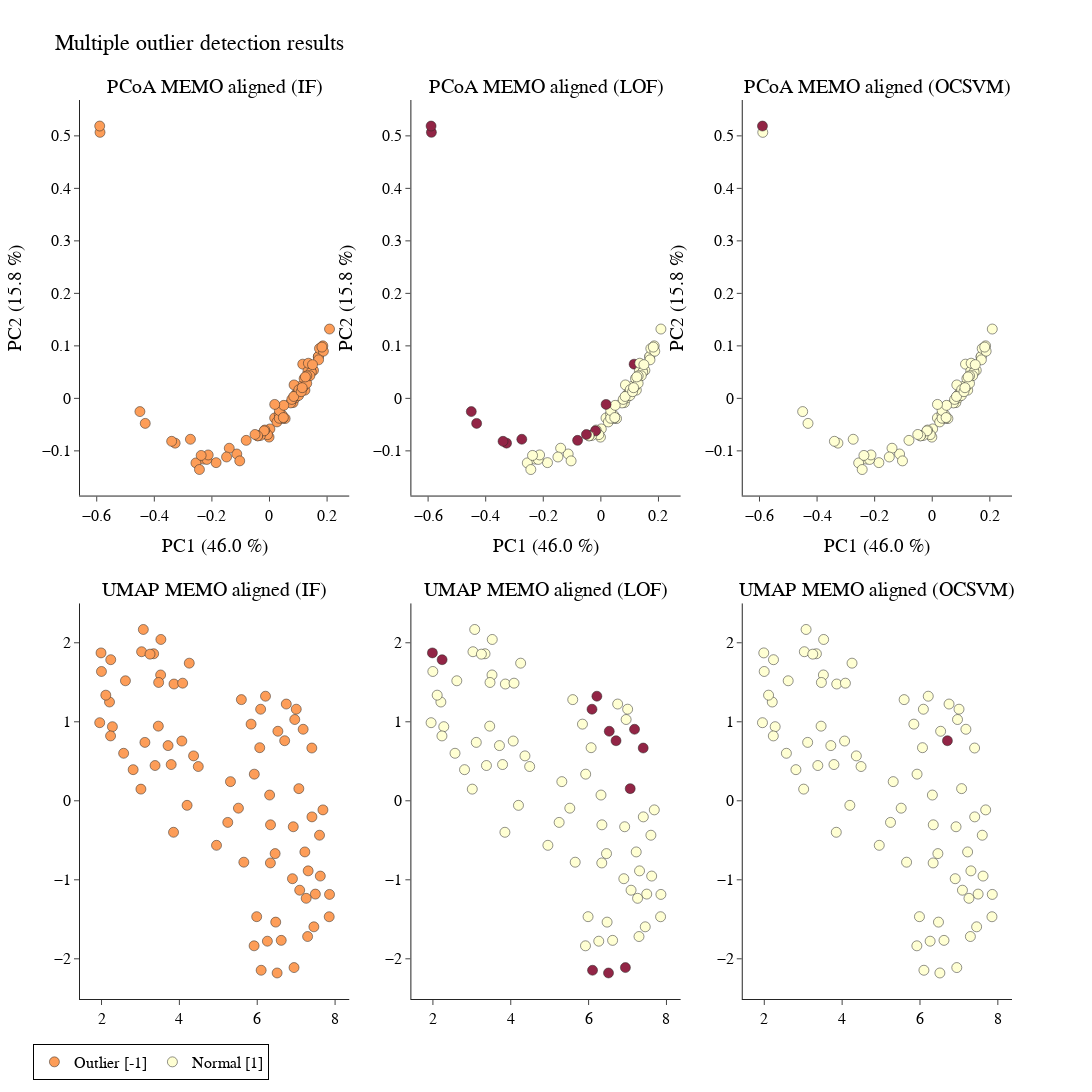

The notebook cell this image was saved under:
### Markdown cell above
#### SC.2.1 PCoA + UMAP combined visualization

### Code cell
pcoa_umap_2d(
    matrix= metric_df,
    data = SC,
    metric= 'braycurtis', 
    filename_header=filename_header)

### Figure 1 — Plotly figure (JSON) as saved in the notebook; plotly's stock layout.template omitted (floating-point values rounded to 4 significant figures)
{"data": [{"hovertext": ["LQ-01-61-08_pos.mzXML", "LQ-01-61-09_pos.mzXML", "LQ-01-61-15_pos.mzXML", "LQ-01-61-05_pos.mzXML", "LQ-01-61-12_pos.mzXML", "LQ-01-61-22_pos.mzXML", "LQ-01-61-27_pos.mzXML", "LQ-01-61-10_pos.mzXML", "LQ-01-61-06_pos.mzXML", "LQ-01-61-02_pos.mzXML", "LQ-01-61-01_pos.mzXML", "LQ-01-61-16_pos.mzXML", "LQ-01-61-13_pos.mzXML", "LQ-01-61-04_pos.mzXML", "LQ-01-61-03_pos.mzXML", "LQ-01-61-11_pos.mzXML", "LQ-01-61-42_pos.mzXML", "LQ-01-61-28_pos.mzXML", "LQ-01-61-21_pos.mzXML", "LQ-01-61-23_pos.mzXML", "LQ-01-61-47_pos.mzXML", "LQ-01-61-18_pos.mzXML", "LQ-01-61-26_pos.mzXML", "LQ-01-61-29_pos.mzXML", "LQ-01-61-44_pos.mzXML", "LQ-01-61-46_pos.mzXML", "LQ-01-61-30_pos.mzXML", "LQ-01-61-17_pos.mzXML", "LQ-01-61-32_pos.mzXML", "LQ-01-61-25_pos.mzXML", "LQ-01-61-14_pos.mzXML", "LQ-01-61-62_pos.mzXML", "LQ-01-61-57_pos.mzXML", "LQ-01-61-60_pos.mzXML", "LQ-01-61-39_pos.mzXML", "LQ-01-61-33_pos.mzXML", "LQ-01-61-77_pos.mzXML", "LQ-01-61-38_pos.mzXML", "LQ-01-61-43_pos.mzXML", "LQ-01-61-07_pos.mzXML", "LQ-01-61-61_pos.mzXML", "LQ-01-61-36_pos.mzXML", "LQ-01-61-48_pos.mzXML", "LQ-01-61-49_pos.mzXML", "LQ-01-61-20_pos.mzXML", "LQ-01-61-19_pos.mzXML", "LQ-01-61-40_pos.mzXML", "LQ-01-61-24_pos.mzXML", "LQ-01-61-34_pos.mzXML", "LQ-01-61-51_pos.mzXML", "LQ-01-61-31_pos.mzXML", "LQ-01-61-76_pos.mzXML", "LQ-01-61-64_pos.mzXML", "LQ-01-61-52_pos.mzXML", "LQ-01-61-68_pos.mzXML", "LQ-01-61-50_pos.mzXML", "LQ-01-61-78_pos.mzXML", "LQ-01-61-63_pos.mzXML", "LQ-01-61-67_pos.mzXML", "LQ-01-61-54_pos.mzXML", "LQ-01-61-69_pos.mzXML", "LQ-01-61-53_pos.mzXML", "LQ-01-61-45_pos.mzXML", "LQ-01-61-59_pos.mzXML", "LQ-01-61-58_pos.mzXML", "LQ-01-61-41_pos.mzXML", "LQ-01-61-66_pos.mzXML", "LQ-01-61-35_pos.mzXML", "LQ-01-61-71_pos.mzXML", "LQ-01-61-72_pos.mzXML", "LQ-01-61-70_pos.mzXML", "LQ-01-61-65_pos.mzXML", "LQ-01-61-75_pos.mzXML", "LQ-01-61-37_pos.mzXML", "LQ-01-61-73_pos.mzXML", "LQ-01-61-74_pos.mzXML", "LQ-01-61-55_pos.mzXML", "LQ-01-61-56_pos.mzXML"], "marker": {"color": [1, 1, 1, 1, 1, 1, 1, 1, 1, 1, 1, 1, 1, 1, 1, 1, 1, 1, 1, 1, 1, 1, 1, 1, 1, 1, 1, 1, 1, 1, 1, 1, 1, 1, 1, 1, 1, 1, 1, 1, 1, 1, 1, 1, 1, 1, 1, 1, 1, 1, 1, 1, 1, 1, 1, 1, 1, 1, 1, 1, 1, 1, 1, 1, 1, 1, 1, 1, 1, 1, 1, 1, 1, 1, 1, 1, 1, 1], "colorscale": [[0, "rgb(128,0,38)"], [0.125, "rgb(189,0,38)"], [0.25, "rgb(227,26,28)"], [0.375, "rgb(252,78,42)"], [0.5, "rgb(253,141,60)"], [0.625, "rgb(254,178,76)"], [0.75, "rgb(254,217,118)"], [0.875, "rgb(255,237,160)"], [1, "rgb(255,255,204)"]], "line": {"color": "black", "width": 0.5}, "showscale": false, "size": 10}, "mode": "markers", "opacity": 0.85, "showlegend": false, "type": "scatter", "x": [-0.2286, -0.4501, -0.1135, -0.1034, 0.001457, -0.3276, -0.1854, 0.08195, -0.00143, 0.09354, 0.1231, 0.09652, 0.1694, 0.1368, 0.07349, 0.1699, -0.1397, -0.1491, -0.2555, -0.3398, -0.2175, -0.007057, 0.08935, 0.09277, 0.01784, -0.03137, 0.1529, 0.1177, 0.1096, 0.1271, 0.08534, -0.2128, -0.2373, -0.4315, 0.04453, 0.1433, -0.5886, 0.05438, 0.02596, 0.1155, -0.04088, 0.08656, 0.04559, -0.01624, 0.2085, 0.1203, 0.101, 0.1853, 0.1735, 0.03374, 0.1336, -0.5897, -0.01857, 0.03389, -0.2433, -0.04112, -0.2746, -0.08086, 0.0342, 0.1021, 0.04963, 0.07757, 0.1294, 0.1453, 0.1872, 0.1351, 0.08427, 0.1822, 0.1102, 0.01812, -0.05027, 0.1402, 0.1705, 0.1136, 0.04823, 0.1296, 0.1247, 0.1494], "xaxis": "x", "y": [-0.1156, -0.02519, -0.1059, -0.1191, -0.0582, -0.08527, -0.1224, -0.008078, -0.07382, 0.00568, 0.01564, 0.009842, 0.07915, 0.04527, -0.008717, 0.07997, -0.09498, -0.1117, -0.123, -0.08181, -0.1164, -0.06909, 0.000935, 0.008127, -0.03735, -0.07069, 0.05334, 0.02228, 0.02326, 0.0371, 0.02562, -0.1078, -0.1087, -0.04766, -0.03203, 0.05336, 0.5067, -0.03849, -0.04484, 0.06516, -0.0712, 0.00394, -0.03819, -0.06031, 0.132, 0.03767, 0.005376, 0.1, 0.09494, -0.03016, 0.05179, 0.5187, -0.06192, -0.03788, -0.1356, -0.07151, -0.0779, -0.08002, -0.02307, 0.01654, -0.01331, -0.00199, 0.02859, 0.05008, 0.08979, 0.06695, 0.00359, 0.09765, 0.01274, -0.01152, -0.06877, 0.04315, 0.0734, 0.02032, -0.03658, 0.04286, 0.04086, 0.0642], "yaxis": "y"}, {"hovertext": ["LQ-01-61-08_pos.mzXML", "LQ-01-61-09_pos.mzXML", "LQ-01-61-15_pos.mzXML", "LQ-01-61-05_pos.mzXML", "LQ-01-61-12_pos.mzXML", "LQ-01-61-22_pos.mzXML", "LQ-01-61-27_pos.mzXML", "LQ-01-61-10_pos.mzXML", "LQ-01-61-06_pos.mzXML", "LQ-01-61-02_pos.mzXML", "LQ-01-61-01_pos.mzXML", "LQ-01-61-16_pos.mzXML", "LQ-01-61-13_pos.mzXML", "LQ-01-61-04_pos.mzXML", "LQ-01-61-03_pos.mzXML", "LQ-01-61-11_pos.mzXML", "LQ-01-61-42_pos.mzXML", "LQ-01-61-28_pos.mzXML", "LQ-01-61-21_pos.mzXML", "LQ-01-61-23_pos.mzXML", "LQ-01-61-47_pos.mzXML", "LQ-01-61-18_pos.mzXML", "LQ-01-61-26_pos.mzXML", "LQ-01-61-29_pos.mzXML", "LQ-01-61-44_pos.mzXML", "LQ-01-61-46_pos.mzXML", "LQ-01-61-30_pos.mzXML", "LQ-01-61-17_pos.mzXML", "LQ-01-61-32_pos.mzXML", "LQ-01-61-25_pos.mzXML", "LQ-01-61-14_pos.mzXML", "LQ-01-61-62_pos.mzXML", "LQ-01-61-57_pos.mzXML", "LQ-01-61-60_pos.mzXML", "LQ-01-61-39_pos.mzXML", "LQ-01-61-33_pos.mzXML", "LQ-01-61-77_pos.mzXML", "LQ-01-61-38_pos.mzXML", "LQ-01-61-43_pos.mzXML", "LQ-01-61-07_pos.mzXML", "LQ-01-61-61_pos.mzXML", "LQ-01-61-36_pos.mzXML", "LQ-01-61-48_pos.mzXML", "LQ-01-61-49_pos.mzXML", "LQ-01-61-20_pos.mzXML", "LQ-01-61-19_pos.mzXML", "LQ-01-61-40_pos.mzXML", "LQ-01-61-24_pos.mzXML", "LQ-01-61-34_pos.mzXML", "LQ-01-61-51_pos.mzXML", "LQ-01-61-31_pos.mzXML", "LQ-01-61-76_pos.mzXML", "LQ-01-61-64_pos.mzXML", "LQ-01-61-52_pos.mzXML", "LQ-01-61-68_pos.mzXML", "LQ-01-61-50_pos.mzXML", "LQ-01-61-78_pos.mzXML", "LQ-01-61-63_pos.mzXML", "LQ-01-61-67_pos.mzXML", "LQ-01-61-54_pos.mzXML", "LQ-01-61-69_pos.mzXML", "LQ-01-61-53_pos.mzXML", "LQ-01-61-45_pos.mzXML", "LQ-01-61-59_pos.mzXML", "LQ-01-61-58_pos.mzXML", "LQ-01-61-41_pos.mzXML", "LQ-01-61-66_pos.mzXML", "LQ-01-61-35_pos.mzXML", "LQ-01-61-71_pos.mzXML", "LQ-01-61-72_pos.mzXML", "LQ-01-61-70_pos.mzXML", "LQ-01-61-65_pos.mzXML", "LQ-01-61-75_pos.mzXML", "LQ-01-61-37_pos.mzXML", "LQ-01-61-73_pos.mzXML", "LQ-01-61-74_pos.mzXML", "LQ-01-61-55_pos.mzXML", "LQ-01-61-56_pos.mzXML"], "marker": {"color": [1, -1, 1, 1, 1, -1, 1, 1, 1, 1, 1, 1, 1, 1, 1, 1, 1, 1, 1, -1, 1, 1, 1, 1, 1, 1, 1, 1, 1, 1, 1, 1, 1, -1, 1, 1, -1, 1, 1, -1, 1, 1, 1, 1, 1, 1, 1, 1, 1, 1, 1, -1, -1, 1, 1, 1, -1, -1, 1, 1, 1, 1, 1, 1, 1, 1, 1, 1, 1, -1, -1, 1, 1, 1, 1, 1, 1, 1], "colorscale": [[0, "rgb(128,0,38)"], [0.125, "rgb(189,0,38)"], [0.25, "rgb(227,26,28)"], [0.375, "rgb(252,78,42)"], [0.5, "rgb(253,141,60)"], [0.625, "rgb(254,178,76)"], [0.75, "rgb(254,217,118)"], [0.875, "rgb(255,237,160)"], [1, "rgb(255,255,204)"]], "line": {"color": "black", "width": 0.5}, "showscale": false, "size": 10}, "mode": "markers", "opacity": 0.85, "showlegend": false, "type": "scatter", "x": [-0.2286, -0.4501, -0.1135, -0.1034, 0.001457, -0.3276, -0.1854, 0.08195, -0.00143, 0.09354, 0.1231, 0.09652, 0.1694, 0.1368, 0.07349, 0.1699, -0.1397, -0.1491, -0.2555, -0.3398, -0.2175, -0.007057, 0.08935, 0.09277, 0.01784, -0.03137, 0.1529, 0.1177, 0.1096, 0.1271, 0.08534, -0.2128, -0.2373, -0.4315, 0.04453, 0.1433, -0.5886, 0.05438, 0.02596, 0.1155, -0.04088, 0.08656, 0.04559, -0.01624, 0.2085, 0.1203, 0.101, 0.1853, 0.1735, 0.03374, 0.1336, -0.5897, -0.01857, 0.03389, -0.2433, -0.04112, -0.2746, -0.08086, 0.0342, 0.1021, 0.04963, 0.07757, 0.1294, 0.1453, 0.1872, 0.1351, 0.08427, 0.1822, 0.1102, 0.01812, -0.05027, 0.1402, 0.1705, 0.1136, 0.04823, 0.1296, 0.1247, 0.1494], "xaxis": "x2", "y": [-0.1156, -0.02519, -0.1059, -0.1191, -0.0582, -0.08527, -0.1224, -0.008078, -0.07382, 0.00568, 0.01564, 0.009842, 0.07915, 0.04527, -0.008717, 0.07997, -0.09498, -0.1117, -0.123, -0.08181, -0.1164, -0.06909, 0.000935, 0.008127, -0.03735, -0.07069, 0.05334, 0.02228, 0.02326, 0.0371, 0.02562, -0.1078, -0.1087, -0.04766, -0.03203, 0.05336, 0.5067, -0.03849, -0.04484, 0.06516, -0.0712, 0.00394, -0.03819, -0.06031, 0.132, 0.03767, 0.005376, 0.1, 0.09494, -0.03016, 0.05179, 0.5187, -0.06192, -0.03788, -0.1356, -0.07151, -0.0779, -0.08002, -0.02307, 0.01654, -0.01331, -0.00199, 0.02859, 0.05008, 0.08979, 0.06695, 0.00359, 0.09765, 0.01274, -0.01152, -0.06877, 0.04315, 0.0734, 0.02032, -0.03658, 0.04286, 0.04086, 0.0642], "yaxis": "y2"}, {"hovertext": ["LQ-01-61-08_pos.mzXML", "LQ-01-61-09_pos.mzXML", "LQ-01-61-15_pos.mzXML", "LQ-01-61-05_pos.mzXML", "LQ-01-61-12_pos.mzXML", "LQ-01-61-22_pos.mzXML", "LQ-01-61-27_pos.mzXML", "LQ-01-61-10_pos.mzXML", "LQ-01-61-06_pos.mzXML", "LQ-01-61-02_pos.mzXML", "LQ-01-61-01_pos.mzXML", "LQ-01-61-16_pos.mzXML", "LQ-01-61-13_pos.mzXML", "LQ-01-61-04_pos.mzXML", "LQ-01-61-03_pos.mzXML", "LQ-01-61-11_pos.mzXML", "LQ-01-61-42_pos.mzXML", "LQ-01-61-28_pos.mzXML", "LQ-01-61-21_pos.mzXML", "LQ-01-61-23_pos.mzXML", "LQ-01-61-47_pos.mzXML", "LQ-01-61-18_pos.mzXML", "LQ-01-61-26_pos.mzXML", "LQ-01-61-29_pos.mzXML", "LQ-01-61-44_pos.mzXML", "LQ-01-61-46_pos.mzXML", "LQ-01-61-30_pos.mzXML", "LQ-01-61-17_pos.mzXML", "LQ-01-61-32_pos.mzXML", "LQ-01-61-25_pos.mzXML", "LQ-01-61-14_pos.mzXML", "LQ-01-61-62_pos.mzXML", "LQ-01-61-57_pos.mzXML", "LQ-01-61-60_pos.mzXML", "LQ-01-61-39_pos.mzXML", "LQ-01-61-33_pos.mzXML", "LQ-01-61-77_pos.mzXML", "LQ-01-61-38_pos.mzXML", "LQ-01-61-43_pos.mzXML", "LQ-01-61-07_pos.mzXML", "LQ-01-61-61_pos.mzXML", "LQ-01-61-36_pos.mzXML", "LQ-01-61-48_pos.mzXML", "LQ-01-61-49_pos.mzXML", "LQ-01-61-20_pos.mzXML", "LQ-01-61-19_pos.mzXML", "LQ-01-61-40_pos.mzXML", "LQ-01-61-24_pos.mzXML", "LQ-01-61-34_pos.mzXML", "LQ-01-61-51_pos.mzXML", "LQ-01-61-31_pos.mzXML", "LQ-01-61-76_pos.mzXML", "LQ-01-61-64_pos.mzXML", "LQ-01-61-52_pos.mzXML", "LQ-01-61-68_pos.mzXML", "LQ-01-61-50_pos.mzXML", "LQ-01-61-78_pos.mzXML", "LQ-01-61-63_pos.mzXML", "LQ-01-61-67_pos.mzXML", "LQ-01-61-54_pos.mzXML", "LQ-01-61-69_pos.mzXML", "LQ-01-61-53_pos.mzXML", "LQ-01-61-45_pos.mzXML", "LQ-01-61-59_pos.mzXML", "LQ-01-61-58_pos.mzXML", "LQ-01-61-41_pos.mzXML", "LQ-01-61-66_pos.mzXML", "LQ-01-61-35_pos.mzXML", "LQ-01-61-71_pos.mzXML", "LQ-01-61-72_pos.mzXML", "LQ-01-61-70_pos.mzXML", "LQ-01-61-65_pos.mzXML", "LQ-01-61-75_pos.mzXML", "LQ-01-61-37_pos.mzXML", "LQ-01-61-73_pos.mzXML", "LQ-01-61-74_pos.mzXML", "LQ-01-61-55_pos.mzXML", "LQ-01-61-56_pos.mzXML"], "marker": {"color": [1, 1, 1, 1, 1, 1, 1, 1, 1, 1, 1, 1, 1, 1, 1, 1, 1, 1, 1, 1, 1, 1, 1, 1, 1, 1, 1, 1, 1, 1, 1, 1, 1, 1, 1, 1, 1, 1, 1, 1, 1, 1, 1, 1, 1, 1, 1, 1, 1, 1, 1, -1, 1, 1, 1, 1, 1, 1, 1, 1, 1, 1, 1, 1, 1, 1, 1, 1, 1, 1, 1, 1, 1, 1, 1, 1, 1, 1], "colorscale": [[0, "rgb(128,0,38)"], [0.125, "rgb(189,0,38)"], [0.25, "rgb(227,26,28)"], [0.375, "rgb(252,78,42)"], [0.5, "rgb(253,141,60)"], [0.625, "rgb(254,178,76)"], [0.75, "rgb(254,217,118)"], [0.875, "rgb(255,237,160)"], [1, "rgb(255,255,204)"]], "line": {"color": "black", "width": 0.5}, "showscale": false, "size": 10}, "mode": "markers", "opacity": 0.85, "showlegend": false, "type": "scatter", "x": [-0.2286, -0.4501, -0.1135, -0.1034, 0.001457, -0.3276, -0.1854, 0.08195, -0.00143, 0.09354, 0.1231, 0.09652, 0.1694, 0.1368, 0.07349, 0.1699, -0.1397, -0.1491, -0.2555, -0.3398, -0.2175, -0.007057, 0.08935, 0.09277, 0.01784, -0.03137, 0.1529, 0.1177, 0.1096, 0.1271, 0.08534, -0.2128, -0.2373, -0.4315, 0.04453, 0.1433, -0.5886, 0.05438, 0.02596, 0.1155, -0.04088, 0.08656, 0.04559, -0.01624, 0.2085, 0.1203, 0.101, 0.1853, 0.1735, 0.03374, 0.1336, -0.5897, -0.01857, 0.03389, -0.2433, -0.04112, -0.2746, -0.08086, 0.0342, 0.1021, 0.04963, 0.07757, 0.1294, 0.1453, 0.1872, 0.1351, 0.08427, 0.1822, 0.1102, 0.01812, -0.05027, 0.1402, 0.1705, 0.1136, 0.04823, 0.1296, 0.1247, 0.1494], "xaxis": "x3", "y": [-0.1156, -0.02519, -0.1059, -0.1191, -0.0582, -0.08527, -0.1224, -0.008078, -0.07382, 0.00568, 0.01564, 0.009842, 0.07915, 0.04527, -0.008717, 0.07997, -0.09498, -0.1117, -0.123, -0.08181, -0.1164, -0.06909, 0.000935, 0.008127, -0.03735, -0.07069, 0.05334, 0.02228, 0.02326, 0.0371, 0.02562, -0.1078, -0.1087, -0.04766, -0.03203, 0.05336, 0.5067, -0.03849, -0.04484, 0.06516, -0.0712, 0.00394, -0.03819, -0.06031, 0.132, 0.03767, 0.005376, 0.1, 0.09494, -0.03016, 0.05179, 0.5187, -0.06192, -0.03788, -0.1356, -0.07151, -0.0779, -0.08002, -0.02307, 0.01654, -0.01331, -0.00199, 0.02859, 0.05008, 0.08979, 0.06695, 0.00359, 0.09765, 0.01274, -0.01152, -0.06877, 0.04315, 0.0734, 0.02032, -0.03658, 0.04286, 0.04086, 0.0642], "yaxis": "y3"}, {"hovertext": ["LQ-01-61-08_pos.mzXML", "LQ-01-61-09_pos.mzXML", "LQ-01-61-15_pos.mzXML", "LQ-01-61-05_pos.mzXML", "LQ-01-61-12_pos.mzXML", "LQ-01-61-22_pos.mzXML", "LQ-01-61-27_pos.mzXML", "LQ-01-61-10_pos.mzXML", "LQ-01-61-06_pos.mzXML", "LQ-01-61-02_pos.mzXML", "LQ-01-61-01_pos.mzXML", "LQ-01-61-16_pos.mzXML", "LQ-01-61-13_pos.mzXML", "LQ-01-61-04_pos.mzXML", "LQ-01-61-03_pos.mzXML", "LQ-01-61-11_pos.mzXML", "LQ-01-61-42_pos.mzXML", "LQ-01-61-28_pos.mzXML", "LQ-01-61-21_pos.mzXML", "LQ-01-61-23_pos.mzXML", "LQ-01-61-47_pos.mzXML", "LQ-01-61-18_pos.mzXML", "LQ-01-61-26_pos.mzXML", "LQ-01-61-29_pos.mzXML", "LQ-01-61-44_pos.mzXML", "LQ-01-61-46_pos.mzXML", "LQ-01-61-30_pos.mzXML", "LQ-01-61-17_pos.mzXML", "LQ-01-61-32_pos.mzXML", "LQ-01-61-25_pos.mzXML", "LQ-01-61-14_pos.mzXML", "LQ-01-61-62_pos.mzXML", "LQ-01-61-57_pos.mzXML", "LQ-01-61-60_pos.mzXML", "LQ-01-61-39_pos.mzXML", "LQ-01-61-33_pos.mzXML", "LQ-01-61-77_pos.mzXML", "LQ-01-61-38_pos.mzXML", "LQ-01-61-43_pos.mzXML", "LQ-01-61-07_pos.mzXML", "LQ-01-61-61_pos.mzXML", "LQ-01-61-36_pos.mzXML", "LQ-01-61-48_pos.mzXML", "LQ-01-61-49_pos.mzXML", "LQ-01-61-20_pos.mzXML", "LQ-01-61-19_pos.mzXML", "LQ-01-61-40_pos.mzXML", "LQ-01-61-24_pos.mzXML", "LQ-01-61-34_pos.mzXML", "LQ-01-61-51_pos.mzXML", "LQ-01-61-31_pos.mzXML", "LQ-01-61-76_pos.mzXML", "LQ-01-61-64_pos.mzXML", "LQ-01-61-52_pos.mzXML", "LQ-01-61-68_pos.mzXML", "LQ-01-61-50_pos.mzXML", "LQ-01-61-78_pos.mzXML", "LQ-01-61-63_pos.mzXML", "LQ-01-61-67_pos.mzXML", "LQ-01-61-54_pos.mzXML", "LQ-01-61-69_pos.mzXML", "LQ-01-61-53_pos.mzXML", "LQ-01-61-45_pos.mzXML", "LQ-01-61-59_pos.mzXML", "LQ-01-61-58_pos.mzXML", "LQ-01-61-41_pos.mzXML", "LQ-01-61-66_pos.mzXML", "LQ-01-61-35_pos.mzXML", "LQ-01-61-71_pos.mzXML", "LQ-01-61-72_pos.mzXML", "LQ-01-61-70_pos.mzXML", "LQ-01-61-65_pos.mzXML", "LQ-01-61-75_pos.mzXML", "LQ-01-61-37_pos.mzXML", "LQ-01-61-73_pos.mzXML", "LQ-01-61-74_pos.mzXML", "LQ-01-61-55_pos.mzXML", "LQ-01-61-56_pos.mzXML"], "marker": {"color": [1, 1, 1, 1, 1, 1, 1, 1, 1, 1, 1, 1, 1, 1, 1, 1, 1, 1, 1, 1, 1, 1, 1, 1, 1, 1, 1, 1, 1, 1, 1, 1, 1, 1, 1, 1, 1, 1, 1, 1, 1, 1, 1, 1, 1, 1, 1, 1, 1, 1, 1, 1, 1, 1, 1, 1, 1, 1, 1, 1, 1, 1, 1, 1, 1, 1, 1, 1, 1, 1, 1, 1, 1, 1, 1, 1, 1, 1], "colorscale": [[0, "rgb(128,0,38)"], [0.125, "rgb(189,0,38)"], [0.25, "rgb(227,26,28)"], [0.375, "rgb(252,78,42)"], [0.5, "rgb(253,141,60)"], [0.625, "rgb(254,178,76)"], [0.75, "rgb(254,217,118)"], [0.875, "rgb(255,237,160)"], [1, "rgb(255,255,204)"]], "line": {"color": "black", "width": 0.5}, "showscale": false, "size": 10}, "mode": "markers", "name": "Outlier [-1]", "opacity": 0.85, "type": "scatter", "x": [6.318, 6.212, 6.064, 5.517, 7.849, 7.18, 6.964, 6.926, 1.953, 2.614, 6.338, 7.455, 3.518, 2.205, 2.11, 3.467, 7.858, 5.92, 7.003, 7.403, 6.747, 5.312, 7.62, 3.074, 3.861, 7.6, 6.46, 5.986, 3.375, 5.656, 1.998, 5.593, 5.925, 6.087, 7.494, 7.223, 6.531, 5.243, 6.341, 6.945, 4.254, 7.091, 6.617, 4.486, 4.198, 7.295, 7.308, 6.475, 6.261, 7.688, 2.568, 6.705, 6.101, 7.406, 5.842, 4.365, 2.237, 7.069, 3.029, 3.114, 3.339, 4.084, 3.459, 7.258, 3.79, 3.246, 3.525, 4.954, 4.063, 6.511, 1.987, 6.905, 3.71, 3.85, 2.279, 2.232, 2.813, 3.012], "xaxis": "x4", "y": [0.07278, 1.324, 0.6721, -0.09334, -1.468, 0.9053, 1.029, -0.3286, 0.9885, 1.519, -0.7868, -1.595, 1.593, 1.25, 1.337, 1.498, -1.185, -1.836, 1.159, 0.6679, 1.225, 0.2425, -0.9527, 2.169, 1.478, -0.4357, -0.6684, -1.467, 0.4464, -0.7773, 1.637, 1.281, 0.3371, 1.159, -1.181, -0.6473, 0.8801, -0.2735, -0.3042, -2.111, 1.742, -1.132, -1.767, 0.4338, -0.05773, -1.718, -0.887, -1.536, -1.777, -0.115, 0.6014, 0.7603, -2.145, -0.2036, 0.9702, 0.5685, 1.786, 0.1539, 1.887, 0.7392, 1.861, 1.489, 0.9448, -1.234, 0.4588, 1.856, 2.042, -0.5635, 0.7564, -2.179, 1.872, -0.9862, 0.6987, -0.3986, 0.938, 0.8212, 0.394, 0.1477], "yaxis": "y4"}, {"hovertext": ["LQ-01-61-08_pos.mzXML", "LQ-01-61-09_pos.mzXML", "LQ-01-61-15_pos.mzXML", "LQ-01-61-05_pos.mzXML", "LQ-01-61-12_pos.mzXML", "LQ-01-61-22_pos.mzXML", "LQ-01-61-27_pos.mzXML", "LQ-01-61-10_pos.mzXML", "LQ-01-61-06_pos.mzXML", "LQ-01-61-02_pos.mzXML", "LQ-01-61-01_pos.mzXML", "LQ-01-61-16_pos.mzXML", "LQ-01-61-13_pos.mzXML", "LQ-01-61-04_pos.mzXML", "LQ-01-61-03_pos.mzXML", "LQ-01-61-11_pos.mzXML", "LQ-01-61-42_pos.mzXML", "LQ-01-61-28_pos.mzXML", "LQ-01-61-21_pos.mzXML", "LQ-01-61-23_pos.mzXML", "LQ-01-61-47_pos.mzXML", "LQ-01-61-18_pos.mzXML", "LQ-01-61-26_pos.mzXML", "LQ-01-61-29_pos.mzXML", "LQ-01-61-44_pos.mzXML", "LQ-01-61-46_pos.mzXML", "LQ-01-61-30_pos.mzXML", "LQ-01-61-17_pos.mzXML", "LQ-01-61-32_pos.mzXML", "LQ-01-61-25_pos.mzXML", "LQ-01-61-14_pos.mzXML", "LQ-01-61-62_pos.mzXML", "LQ-01-61-57_pos.mzXML", "LQ-01-61-60_pos.mzXML", "LQ-01-61-39_pos.mzXML", "LQ-01-61-33_pos.mzXML", "LQ-01-61-77_pos.mzXML", "LQ-01-61-38_pos.mzXML", "LQ-01-61-43_pos.mzXML", "LQ-01-61-07_pos.mzXML", "LQ-01-61-61_pos.mzXML", "LQ-01-61-36_pos.mzXML", "LQ-01-61-48_pos.mzXML", "LQ-01-61-49_pos.mzXML", "LQ-01-61-20_pos.mzXML", "LQ-01-61-19_pos.mzXML", "LQ-01-61-40_pos.mzXML", "LQ-01-61-24_pos.mzXML", "LQ-01-61-34_pos.mzXML", "LQ-01-61-51_pos.mzXML", "LQ-01-61-31_pos.mzXML", "LQ-01-61-76_pos.mzXML", "LQ-01-61-64_pos.mzXML", "LQ-01-61-52_pos.mzXML", "LQ-01-61-68_pos.mzXML", "LQ-01-61-50_pos.mzXML", "LQ-01-61-78_pos.mzXML", "LQ-01-61-63_pos.mzXML", "LQ-01-61-67_pos.mzXML", "LQ-01-61-54_pos.mzXML", "LQ-01-61-69_pos.mzXML", "LQ-01-61-53_pos.mzXML", "LQ-01-61-45_pos.mzXML", "LQ-01-61-59_pos.mzXML", "LQ-01-61-58_pos.mzXML", "LQ-01-61-41_pos.mzXML", "LQ-01-61-66_pos.mzXML", "LQ-01-61-35_pos.mzXML", "LQ-01-61-71_pos.mzXML", "LQ-01-61-72_pos.mzXML", "LQ-01-61-70_pos.mzXML", "LQ-01-61-65_pos.mzXML", "LQ-01-61-75_pos.mzXML", "LQ-01-61-37_pos.mzXML", "LQ-01-61-73_pos.mzXML", "LQ-01-61-74_pos.mzXML", "LQ-01-61-55_pos.mzXML", "LQ-01-61-56_pos.mzXML"], "marker": {"color": [1, -1, 1, 1, 1, -1, 1, 1, 1, 1, 1, 1, 1, 1, 1, 1, 1, 1, 1, -1, 1, 1, 1, 1, 1, 1, 1, 1, 1, 1, 1, 1, 1, -1, 1, 1, -1, 1, 1, -1, 1, 1, 1, 1, 1, 1, 1, 1, 1, 1, 1, -1, -1, 1, 1, 1, -1, -1, 1, 1, 1, 1, 1, 1, 1, 1, 1, 1, 1, -1, -1, 1, 1, 1, 1, 1, 1, 1], "colorscale": [[0, "rgb(128,0,38)"], [0.125, "rgb(189,0,38)"], [0.25, "rgb(227,26,28)"], [0.375, "rgb(252,78,42)"], [0.5, "rgb(253,141,60)"], [0.625, "rgb(254,178,76)"], [0.75, "rgb(254,217,118)"], [0.875, "rgb(255,237,160)"], [1, "rgb(255,255,204)"]], "line": {"color": "black", "width": 0.5}, "showscale": false, "size": 10}, "mode": "markers", "name": "Normal [1]", "opacity": 0.85, "showlegend": true, "type": "scatter", "x": [6.318, 6.212, 6.064, 5.517, 7.849, 7.18, 6.964, 6.926, 1.953, 2.614, 6.338, 7.455, 3.518, 2.205, 2.11, 3.467, 7.858, 5.92, 7.003, 7.403, 6.747, 5.312, 7.62, 3.074, 3.861, 7.6, 6.46, 5.986, 3.375, 5.656, 1.998, 5.593, 5.925, 6.087, 7.494, 7.223, 6.531, 5.243, 6.341, 6.945, 4.254, 7.091, 6.617, 4.486, 4.198, 7.295, 7.308, 6.475, 6.261, 7.688, 2.568, 6.705, 6.101, 7.406, 5.842, 4.365, 2.237, 7.069, 3.029, 3.114, 3.339, 4.084, 3.459, 7.258, 3.79, 3.246, 3.525, 4.954, 4.063, 6.511, 1.987, 6.905, 3.71, 3.85, 2.279, 2.232, 2.813, 3.012], "xaxis": "x5", "y": [0.07278, 1.324, 0.6721, -0.09334, -1.468, 0.9053, 1.029, -0.3286, 0.9885, 1.519, -0.7868, -1.595, 1.593, 1.25, 1.337, 1.498, -1.185, -1.836, 1.159, 0.6679, 1.225, 0.2425, -0.9527, 2.169, 1.478, -0.4357, -0.6684, -1.467, 0.4464, -0.7773, 1.637, 1.281, 0.3371, 1.159, -1.181, -0.6473, 0.8801, -0.2735, -0.3042, -2.111, 1.742, -1.132, -1.767, 0.4338, -0.05773, -1.718, -0.887, -1.536, -1.777, -0.115, 0.6014, 0.7603, -2.145, -0.2036, 0.9702, 0.5685, 1.786, 0.1539, 1.887, 0.7392, 1.861, 1.489, 0.9448, -1.234, 0.4588, 1.856, 2.042, -0.5635, 0.7564, -2.179, 1.872, -0.9862, 0.6987, -0.3986, 0.938, 0.8212, 0.394, 0.1477], "yaxis": "y5"}, {"hovertext": ["LQ-01-61-08_pos.mzXML", "LQ-01-61-09_pos.mzXML", "LQ-01-61-15_pos.mzXML", "LQ-01-61-05_pos.mzXML", "LQ-01-61-12_pos.mzXML", "LQ-01-61-22_pos.mzXML", "LQ-01-61-27_pos.mzXML", "LQ-01-61-10_pos.mzXML", "LQ-01-61-06_pos.mzXML", "LQ-01-61-02_pos.mzXML", "LQ-01-61-01_pos.mzXML", "LQ-01-61-16_pos.mzXML", "LQ-01-61-13_pos.mzXML", "LQ-01-61-04_pos.mzXML", "LQ-01-61-03_pos.mzXML", "LQ-01-61-11_pos.mzXML", "LQ-01-61-42_pos.mzXML", "LQ-01-61-28_pos.mzXML", "LQ-01-61-21_pos.mzXML", "LQ-01-61-23_pos.mzXML", "LQ-01-61-47_pos.mzXML", "LQ-01-61-18_pos.mzXML", "LQ-01-61-26_pos.mzXML", "LQ-01-61-29_pos.mzXML", "LQ-01-61-44_pos.mzXML", "LQ-01-61-46_pos.mzXML", "LQ-01-61-30_pos.mzXML", "LQ-01-61-17_pos.mzXML", "LQ-01-61-32_pos.mzXML", "LQ-01-61-25_pos.mzXML", "LQ-01-61-14_pos.mzXML", "LQ-01-61-62_pos.mzXML", "LQ-01-61-57_pos.mzXML", "LQ-01-61-60_pos.mzXML", "LQ-01-61-39_pos.mzXML", "LQ-01-61-33_pos.mzXML", "LQ-01-61-77_pos.mzXML", "LQ-01-61-38_pos.mzXML", "LQ-01-61-43_pos.mzXML", "LQ-01-61-07_pos.mzXML", "LQ-01-61-61_pos.mzXML", "LQ-01-61-36_pos.mzXML", "LQ-01-61-48_pos.mzXML", "LQ-01-61-49_pos.mzXML", "LQ-01-61-20_pos.mzXML", "LQ-01-61-19_pos.mzXML", "LQ-01-61-40_pos.mzXML", "LQ-01-61-24_pos.mzXML", "LQ-01-61-34_pos.mzXML", "LQ-01-61-51_pos.mzXML", "LQ-01-61-31_pos.mzXML", "LQ-01-61-76_pos.mzXML", "LQ-01-61-64_pos.mzXML", "LQ-01-61-52_pos.mzXML", "LQ-01-61-68_pos.mzXML", "LQ-01-61-50_pos.mzXML", "LQ-01-61-78_pos.mzXML", "LQ-01-61-63_pos.mzXML", "LQ-01-61-67_pos.mzXML", "LQ-01-61-54_pos.mzXML", "LQ-01-61-69_pos.mzXML", "LQ-01-61-53_pos.mzXML", "LQ-01-61-45_pos.mzXML", "LQ-01-61-59_pos.mzXML", "LQ-01-61-58_pos.mzXML", "LQ-01-61-41_pos.mzXML", "LQ-01-61-66_pos.mzXML", "LQ-01-61-35_pos.mzXML", "LQ-01-61-71_pos.mzXML", "LQ-01-61-72_pos.mzXML", "LQ-01-61-70_pos.mzXML", "LQ-01-61-65_pos.mzXML", "LQ-01-61-75_pos.mzXML", "LQ-01-61-37_pos.mzXML", "LQ-01-61-73_pos.mzXML", "LQ-01-61-74_pos.mzXML", "LQ-01-61-55_pos.mzXML", "LQ-01-61-56_pos.mzXML"], "legendgrouptitle": {"text": "Anomaly"}, "marker": {"color": [1, 1, 1, 1, 1, 1, 1, 1, 1, 1, 1, 1, 1, 1, 1, 1, 1, 1, 1, 1, 1, 1, 1, 1, 1, 1, 1, 1, 1, 1, 1, 1, 1, 1, 1, 1, 1, 1, 1, 1, 1, 1, 1, 1, 1, 1, 1, 1, 1, 1, 1, -1, 1, 1, 1, 1, 1, 1, 1, 1, 1, 1, 1, 1, 1, 1, 1, 1, 1, 1, 1, 1, 1, 1, 1, 1, 1, 1], "colorscale": [[0, "rgb(128,0,38)"], [0.125, "rgb(189,0,38)"], [0.25, "rgb(227,26,28)"], [0.375, "rgb(252,78,42)"], [0.5, "rgb(253,141,60)"], [0.625, "rgb(254,178,76)"], [0.75, "rgb(254,217,118)"], [0.875, "rgb(255,237,160)"], [1, "rgb(255,255,204)"]], "line": {"color": "black", "width": 0.5}, "showscale": false, "size": 10}, "mode": "markers", "opacity": 0.85, "showlegend": false, "type": "scatter", "x": [6.318, 6.212, 6.064, 5.517, 7.849, 7.18, 6.964, 6.926, 1.953, 2.614, 6.338, 7.455, 3.518, 2.205, 2.11, 3.467, 7.858, 5.92, 7.003, 7.403, 6.747, 5.312, 7.62, 3.074, 3.861, 7.6, 6.46, 5.986, 3.375, 5.656, 1.998, 5.593, 5.925, 6.087, 7.494, 7.223, 6.531, 5.243, 6.341, 6.945, 4.254, 7.091, 6.617, 4.486, 4.198, 7.295, 7.308, 6.475, 6.261, 7.688, 2.568, 6.705, 6.101, 7.406, 5.842, 4.365, 2.237, 7.069, 3.029, 3.114, 3.339, 4.084, 3.459, 7.258, 3.79, 3.246, 3.525, 4.954, 4.063, 6.511, 1.987, 6.905, 3.71, 3.85, 2.279, 2.232, 2.813, 3.012], "xaxis": "x6", "y": [0.07278, 1.324, 0.6721, -0.09334, -1.468, 0.9053, 1.029, -0.3286, 0.9885, 1.519, -0.7868, -1.595, 1.593, 1.25, 1.337, 1.498, -1.185, -1.836, 1.159, 0.6679, 1.225, 0.2425, -0.9527, 2.169, 1.478, -0.4357, -0.6684, -1.467, 0.4464, -0.7773, 1.637, 1.281, 0.3371, 1.159, -1.181, -0.6473, 0.8801, -0.2735, -0.3042, -2.111, 1.742, -1.132, -1.767, 0.4338, -0.05773, -1.718, -0.887, -1.536, -1.777, -0.115, 0.6014, 0.7603, -2.145, -0.2036, 0.9702, 0.5685, 1.786, 0.1539, 1.887, 0.7392, 1.861, 1.489, 0.9448, -1.234, 0.4588, 1.856, 2.042, -0.5635, 0.7564, -2.179, 1.872, -0.9862, 0.6987, -0.3986, 0.938, 0.8212, 0.394, 0.1477], "yaxis": "y6"}], "layout": {"annotations": [{"font": {"size": 20}, "showarrow": false, "text": "PCoA MEMO aligned (IF)", "x": 0.1444, "xanchor": "center", "xref": "paper", "y": 1, "yanchor": "bottom", "yref": "paper"}, {"font": {"size": 20}, "showarrow": false, "text": "PCoA MEMO aligned (LOF)", "x": 0.5, "xanchor": "center", "xref": "paper", "y": 1, "yanchor": "bottom", "yref": "paper"}, {"font": {"size": 20}, "showarrow": false, "text": "PCoA MEMO aligned (OCSVM)", "x": 0.8556, "xanchor": "center", "xref": "paper", "y": 1, "yanchor": "bottom", "yref": "paper"}, {"font": {"size": 20}, "showarrow": false, "text": "UMAP MEMO aligned (IF)", "x": 0.1444, "xanchor": "center", "xref": "paper", "y": 0.44, "yanchor": "bottom", "yref": "paper"}, {"font": {"size": 20}, "showarrow": false, "text": "UMAP MEMO aligned (LOF)", "x": 0.5, "xanchor": "center", "xref": "paper", "y": 0.44, "yanchor": "bottom", "yref": "paper"}, {"font": {"size": 20}, "showarrow": false, "text": "UMAP MEMO aligned (OCSVM)", "x": 0.8556, "xanchor": "center", "xref": "paper", "y": 0.44, "yanchor": "bottom", "yref": "paper"}], "font": {"color": "black", "family": "Times New Roman", "size": 16}, "height": 1200, "legend": {"bordercolor": "Black", "borderwidth": 1, "orientation": "h", "x": -0.05, "y": -0.05}, "title": {"text": "Multiple outlier detection results"}, "width": 1500, "xaxis": {"anchor": "y", "domain": [0, 0.2889], "title": {"text": "PC1 (46.0 %)"}}, "xaxis2": {"anchor": "y2", "domain": [0.3556, 0.6444], "title": {"text": "PC1 (46.0 %)"}}, "xaxis3": {"anchor": "y3", "domain": [0.7111, 1], "title": {"text": "PC1 (46.0 %)"}}, "xaxis4": {"anchor": "y4", "domain": [0, 0.2889]}, "xaxis5": {"anchor": "y5", "domain": [0.3556, 0.6444]}, "xaxis6": {"anchor": "y6", "domain": [0.7111, 1]}, "yaxis": {"anchor": "x", "domain": [0.56, 1], "title": {"text": "PC2 (15.8 %)"}}, "yaxis2": {"anchor": "x2", "domain": [0.56, 1], "title": {"text": "PC2 (15.8 %)"}}, "yaxis3": {"anchor": "x3", "domain": [0.56, 1], "title": {"text": "PC2 (15.8 %)"}}, "yaxis4": {"anchor": "x4", "domain": [0, 0.44]}, "yaxis5": {"anchor": "x5", "domain": [0, 0.44]}, "yaxis6": {"anchor": "x6", "domain": [0, 0.44]}}}
